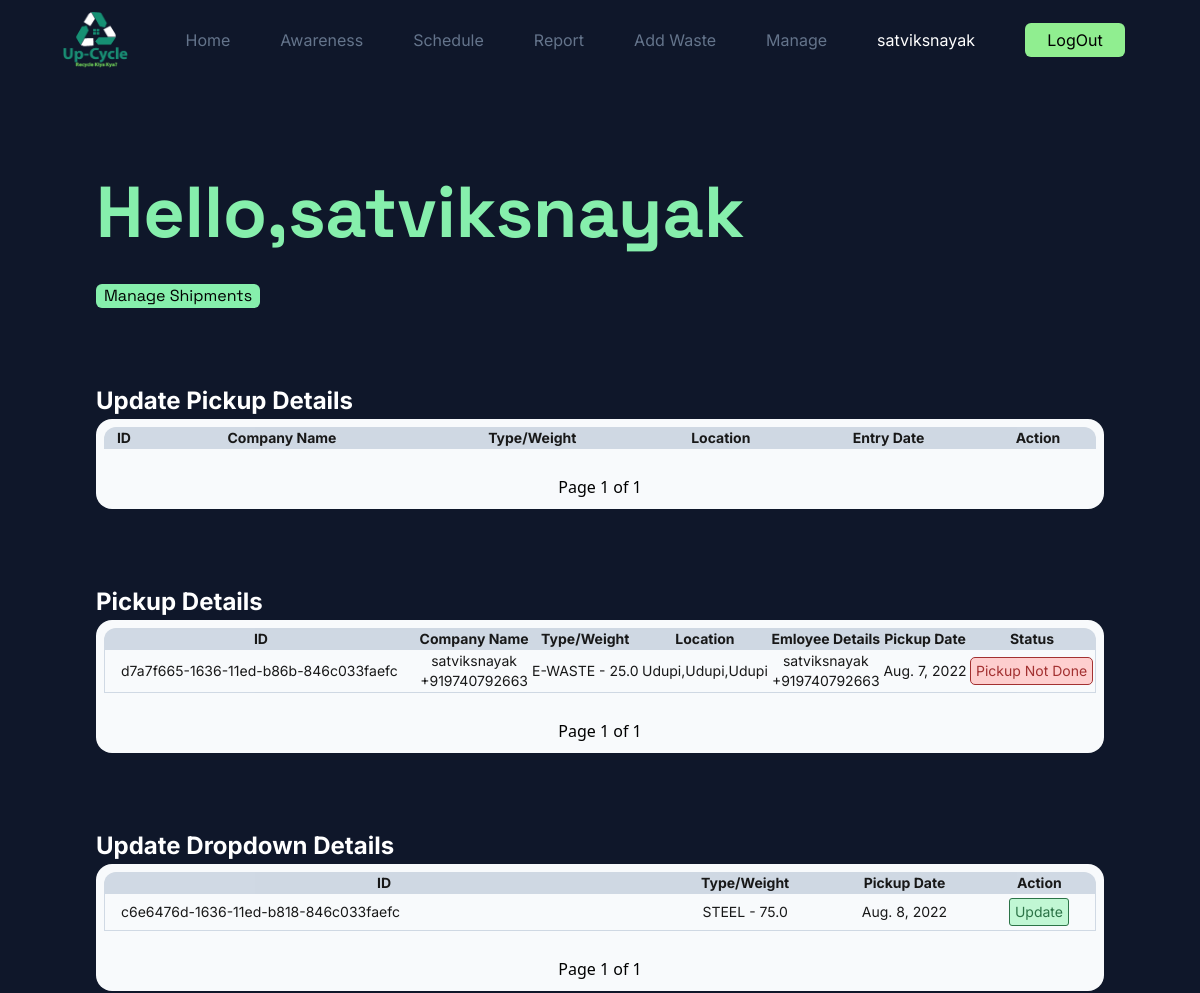
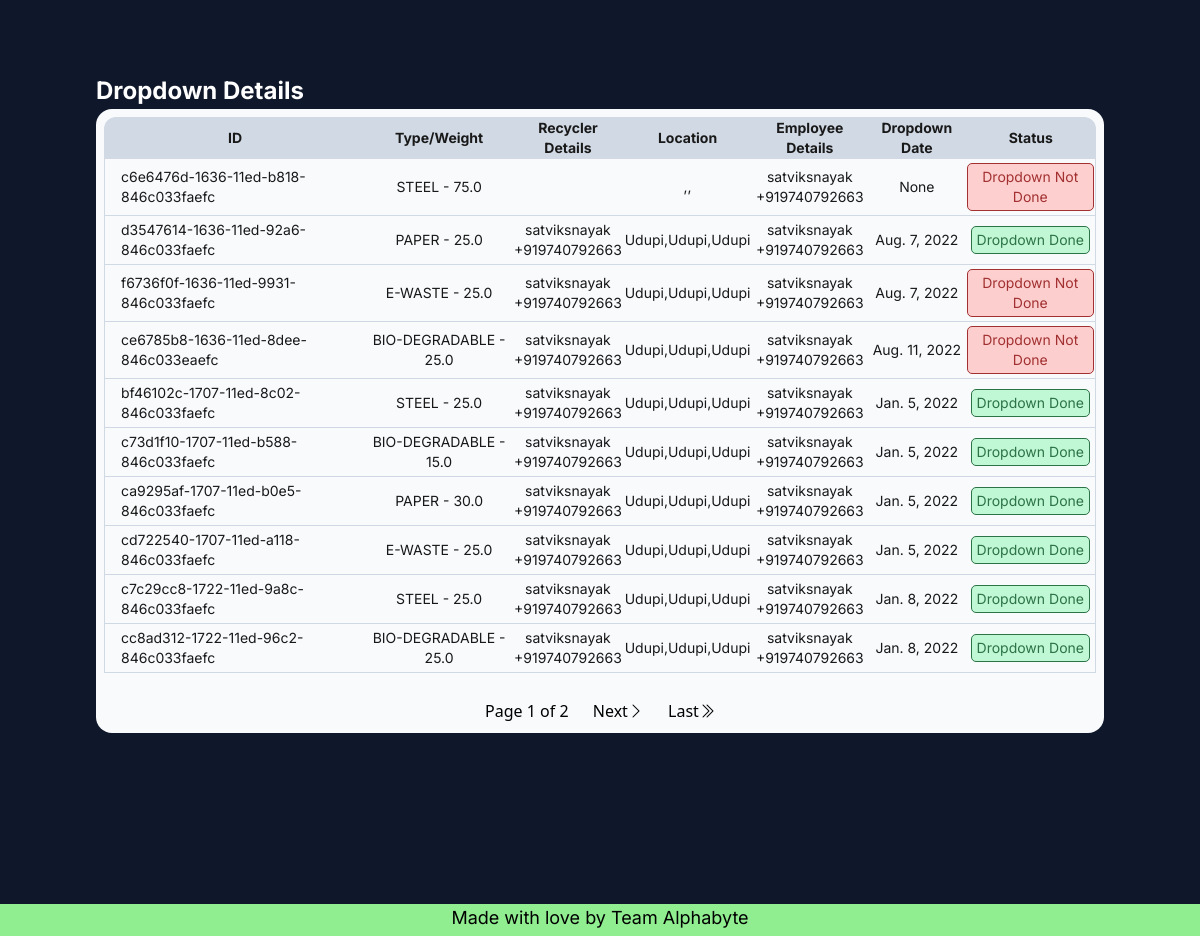
Page /manage/ (signed in) on the committed database (2 pictures, top to bottom).
### App/models.py (models this page shows, shortened)
class Profile(models.Model):
    user = models.OneToOneField(User,on_delete=models.CASCADE,null=True)
    name = models.CharField(max_length=50)
    about = models.TextField(blank=True,null=True)
    profile_pic = models.ImageField(default='avatar.png',upload_to='Profile')
    location = models.CharField(max_length=50,blank=True,null=True)
    street = models.CharField(max_length=50,blank=True,null=True)
    city = models.CharField(max_length=30,blank=True,null=True)
    state = models.CharField(max_length=30,blank=True,null=True)
    phone = PhoneNumberField(blank=True,null=True)
    is_email_verified = models.BooleanField(default=False)

class Waste(models.Model):
    class Types(models.TextChoices):
        STEEL = "STEEL","Steel"
        BIODEGRADABLE = "BIO-DEGRADABLE","Bio-Degradable"
        PAPER = "PAPER","Paper"
        EWASTE = "E-WASTE","E-Waste"
    id = models.CharField(primary_key=True,unique=True,max_length=40)
    recycler = models.ForeignKey(User,on_delete=models.SET_NULL,null=True,blank=True,related_name='recycler')
    company = models.ForeignKey(User,on_delete=models.SET_NULL,null=True,blank=True,related_name='company')
    employee = models.ForeignKey(User,on_delete=models.SET_NULL,null=True,blank=True,related_name='employee')
    entry_date = models.DateField(null=True,blank=True)
    pickup_date = models.DateField(null=True,blank=True)
    dropdown_date = models.DateField(null=True,blank=True)
    weight = models.FloatField(null=True,blank=True)
    price = models.FloatField(null=True,blank=True)
    type = models.CharField(_("Types"),max_length=50,choices=Types.choices)
    pickup_done = models.BooleanField(default=False)
    dropdown_done = models.BooleanField(default=False)

### App/decorators.py (the view)
        def wrappper_func(request,*args,**kwargs):
            group = None
            if request.user.groups.exists():
                group = request.user.groups.all()[0].name
            if group in allowed_roles:
                return view_func(request,*args,**kwargs)
            else:
                return HttpResponse('You are not authorised to view this page!!')

### App/functions.py (called while the page is built)
def grouplist(user):
    groups = []
    if user.groups.exists():
        for i in range(len(user.groups.all())):
            groups.append(user.groups.all()[i].name)
    return groups

### App/templates/App/tables/manager.html (shortened to what this page needs)
<!DOCTYPE html>
<html lang="en">
<head>
</head>
{% extends 'App/base.html' %}
{%load static%}
    {% block content %}
    <div class="content bg-slate-900 p-24">
        <div class="min-w-full font-space">
            <h1 class="text-green-300 text-7xl font-bold ">Hello,{{user.profile.name}}</h1>
            <div class="my-9 w-fit bg-green-300 px-2 rounded-md">Manage Shipments</div>
        </div>
        <h3 class="text-white text-[1.5rem] font-inter font-bold mt-[75px]">Update Pickup Details</h3>
        <div class="Table min-w-1/2 p-2 bg-slate-50 rounded-2xl overflow-auto mb-[75px]">
            <table class="relative border-separate border-spacing-0 table-auto min-w-full bg-slate-50 text-sm opacity-90 text-center font-inter">
                <thead class="bg-slate-300">
                    <tr>
                        <th class="rounded-tl-xl">ID</th>
                        <th>Company Name</th>
                        <th>Type/Weight</th>
                        <th>Location</th>
                        <th>Entry Date</th>
                        <th class="rounded-tr-xl">Action</th>
                    </tr>
                </thead>
            </table>
            <div class="w-full text-[1 rem] h-5 my-4 text-center">
                <button class="p-[5px] m-[5px]" type="button">Page {{update_pickup.number}} of {{update_pickup.paginator.num_pages}}</button>
            </div>
        </div>
        <h3 class="text-white text-[1.5rem] font-inter font-bold">Pickup Details</h3>
        <div class="Table min-w-1/2 p-2 bg-slate-50 rounded-2xl overflow-auto mb-[75px]">
            <table class="relative border-separate border-spacing-0 table-auto min-w-full bg-slate-50 text-sm opacity-90 text-center font-inter">
                <thead class="bg-slate-300">
                    <tr>
                        <th class="rounded-tl-xl">ID</th>
                        <th>Company Name</th>
                        <th>Type/Weight</th>
                        <th>Location</th>
                        <th>Emloyee Details</th>
                        <th>Pickup Date</th>
                        <th class="rounded-tr-xl">Status</th>
                    </tr>
                </thead>
                <tbody>
                    {% for waste in pickup %}
                    <tr>
                        <td class="text-left px-4 py-1 border-b border-slate-300 border-l">{{waste.id}}</td>
                        <td class="border-b border-slate-300">{{waste.company.profile.name}}<br>{{waste.company.profile.phone}}</td>
                        <td class="border-b border-slate-300">{{waste.type}} - {{waste.weight}}</td>
                        <td class="border-b border-slate-300">{{waste.company.profile.location}},{{waste.company.profile.street}},{{waste.company.profile.city}}</td>
                        <td class="border-b border-slate-300">{{waste.employee.profile.name}}<br>{{waste.employee.profile.phone}}</td>
                        <td class="border-b border-slate-300">{{waste.pickup_date}}</td>
                        <td class="border-b border-slate-300 border-r">
                            {% if waste.pickup_done %}
                            <button type="button" class="px-[5px] py-[3px] my-[3px] rounded-[5px] bg-green-200 text-green-800 border-[1px] border-green-800">Pickup Done</button>
                            {% else %}
                            <button type="button" class="px-[5px] py-[3px] my-[3px] rounded-[5px] bg-red-200 text-red-800 border-[1px] border-red-800">Pickup Not Done</button>
                            {% endif %}
                        </td>
                    </tr>
                    {% endfor %}
                </tbody>
            </table>
            <div class="w-full text-[1 rem] h-5 my-4 text-center">
                <button class="p-[5px] m-[5px]" type="button">Page {{pickup.number}} of {{pickup.paginator.num_pages}}</button>
            </div>
        </div>
        <h3 class="text-white text-[1.5rem] font-inter font-bold">Update Dropdown Details</h3>
        <div class="Table min-w-1/2 p-2 bg-slate-50 rounded-2xl overflow-auto mb-[75px]">
            <table class="relative border-separate border-spacing-0 table-auto min-w-full bg-slate-50 text-sm opacity-90 text-center font-inter">
                <thead class="bg-slate-300">
                    <tr>
                        <th class="rounded-tl-xl">ID</th>
                        <th>Type/Weight</th>
                        <th>Pickup Date</th>
                        <th class="rounded-tr-xl">Action</th>
                    </tr>
                </thead>
                <tbody>
                    {% for waste in update_dropdown %}
                    <tr>
                        <td class="text-left px-4 py-1 border-b border-slate-300 border-l">{{waste.id}}</td>
                        <td class="border-b border-slate-300">{{waste.type}} - {{waste.weight}}</td>
                        <td class="border-b border-slate-300">{{waste.pickup_date}}</td>
                        <td class="border-b border-slate-300 border-r"><form action="" method="POST">{% csrf_token %}<input type="text" name="id" id="id_id" value="{{waste.id}}" hidden><button type="submit" class="px-[5px] py-[3px] my-[3px] bg-green-200 border-green-800 text-green-800 border-[1px] rounded-[3px]">Update</button></form></td>
                    </tr>
                    {% endfor %}
                </tbody>
            </table>
            <div class="w-full text-[1 rem] h-5 my-4 text-center">
                <button class="p-[5px] m-[5px]" type="button">Page {{update_dropdown.number}} of {{update_dropdown.paginator.num_pages}}</button>
            </div>
        </div>
        <h3 class="text-white text-[1.5rem] font-inter font-bold">Dropdown Details</h3>
        <div class="Table min-w-1/2 p-2 bg-slate-50 rounded-2xl overflow-auto mb-[75px]">
            <table class="relative border-separate border-spacing-0 table-auto min-w-full bg-slate-50 text-sm opacity-90 text-center font-inter">
                <thead class="bg-slate-300">
                    <tr>
                        <th class="rounded-tl-xl">ID</th>
                        <th>Type/Weight</th>
                        <th>Recycler Details</th>
                        <th>Location</th>
                        <th>Employee Details</th>
                        <th>Dropdown Date</th>
                        <th class="rounded-tr-xl">Status</th>
                    </tr>
                </thead>
                <tbody>
                    {% for waste in dropdown %}
                    <tr>
                        <td class="text-left px-4 py-1 border-b border-slate-300 border-l">{{waste.id}}</td>
                        <td class="border-b border-slate-300">{{waste.type}} - {{waste.weight}}</td>
                        <td class="border-b border-slate-300">{{waste.recycler.profile.name}}<br>{{waste.recycler.profile.phone}}</td>
                        <td class="border-b border-slate-300">{{waste.recycler.profile.location}},{{waste.recycler.profile.street}},{{waste.recycler.profile.city}}</td>
                        <td class="border-b border-slate-300">{{waste.employee.profile.name}}<br>{{waste.employee.profile.phone}}</td>
                        <td class="border-b border-slate-300">{{waste.dropdown_date}}</td>
                        <td class="border-b border-slate-300 border-r">
                            {% if waste.dropdown_done %}
                            <button type="button" class="px-[5px] py-[3px] my-[3px] rounded-[5px] bg-green-200 text-green-800 border-[1px] border-green-800">Dropdown Done</button>
                            {% else %}
                            <button type="button" class="px-[5px] py-[3px] my-[3px] rounded-[5px] bg-red-200 text-red-800 border-[1px] border-red-800">Dropdown Not Done</button>
                            {% endif %}
                        </td>
                    </tr>
                    {% endfor %}
                </tbody>
            </table>
            <div class="w-full text-[1 rem] h-5 my-4 text-center">
                <button class="p-[5px] m-[5px]" type="button">Page {{dropdown.number}} of {{dropdown.paginator.num_pages}}</button>
                {% if dropdown.has_next %}
                <button class="p-[5px] m-[5px]" type="button"><a href="?page4={{wastes.next_page_number}}">Next<i class="bi bi-chevron-right"></i></a></button>
                <button class="p-[5px] m-[5px]" type="button"><a href="?page4={{wastes.paginator.num_pages}}">Last<i class="bi bi-chevron-double-right"></i></a></button>
                {% endif %}
            </div>
        </div>
    </div>
    {% endblock %}

### App/templates/App/base.html (shortened to what this page needs)
{% load static %}
<!DOCTYPE html>
<html lang="en">
<head>
    <link rel="stylesheet" href="{% static '/CSS/base.css' %}">
    <link rel="stylesheet" href="https://cdn.jsdelivr.net/npm/bootstrap-icons@1.8.3/font/bootstrap-icons.css">
    <script src="https://cdn.tailwindcss.com"></script>
</head>
<body>
  <nav class="flex h-[5rem] w-full z-[910] sticky top-0 bg-slate-900 text-white font-inter">
    <div class="my-auto px-[50px] justify-between flex align-center w-full">
        <a href="" class="text-lg my-auto"><img src="{% static '/IMGS/logo.png' %}" class="h-[5rem]" alt="" height="50" width="90" style="padding:12px"></a>
        <ul class="toggle transition ease-in-out duration-[1s] md:w-auto w-[150px] flex flex-col fixed right-0 top-[5rem] h-screen md:h-auto md:static md:flex-row bg-slate-900 md:translate-x-0 md:transition-none translate-x-[150px]">
            <li class="md:mx-[25px] mx-auto my-[15px] md:my-auto"><a class="text-slate-500  hover:text-white transition-all ease-in-out delay-200" href="/">Home</a></li>
            <li class="md:mx-[25px] mx-auto my-[15px] md:my-auto"><a class="text-slate-500 hover:text-white transition-all ease-in-out delay-200" href="/awareness/">Awareness</a></li>
            {% if user.is_authenticated %}
            {% if 'Recycler' in groups %}
            <li class="md:mx-[25px] mx-auto my-[15px] md:my-auto"><a class="text-slate-500 hover:text-white transition-all ease-in-out delay-200" href="/schedule/">Schedule</a></li>
            {% endif %}
            {% if 'Employee' in groups %}
            <li class="md:mx-[25px] mx-auto my-[15px] md:my-auto"><a class="text-slate-500 hover:text-white transition-all ease-in-out delay-200" href="/report/">Report</a></li>
            {% endif %}
            {% if 'Company' in groups %}
            <li class="md:mx-[25px] mx-auto my-[15px] md:my-auto"><a class="text-slate-500 hover:text-white transition-all ease-in-out delay-200" href="/addWaste/">Add Waste</a></li>
            {% endif %}
            {% if 'Manager' in groups %}
            <li class="md:mx-[25px] mx-auto my-[15px] md:my-auto"><a class="text-slate-500 hover:text-white transition-all ease-in-out delay-200" href="/manage/">Manage</a></li>
            {% endif %}
            <li class="md:mx-[25px] mx-auto my-[15px] md:my-auto"><a class="text-white" href="/User/Profile/">{{user.username}}</a></li>
            <li class="md:mx-[25px] mx-auto my-[15px] md:my-auto"><a href="/logout/"><button class="w-[100px] p-[5px] bg-lightgreen rounded-md text-black" type="button">LogOut</button></a></li>
            {% endif %}
        </ul>
    </div>
  </nav>
    {% block content %}
    {% endblock %}
<footer class="align-center font-inter justify-center bg-lightgreen absolute text-black text-lg flex w-full h-[2rem] z-[900]">
  <h4 class="">Made with love by Team Alphabyte</h4>
</footer>
</body>
</html>

### rows in the picture
Waste: id "d7a7f665-1636-11ed-b86b-846c033faefc", company.profile.name "satviksnayak", company.profile.phone "+919740792663", type "E-WASTE", weight "25.0", company.profile.location "Udupi", company.profile.street "Udupi", company.profile.city "Udupi", employee.profile.name "satviksnayak", employee.profile.phone "+919740792663", pickup_date "Aug. 7, 2022", pickup_done "Pickup Not Done"
Waste: id "c6e6476d-1636-11ed-b818-846c033faefc", type "STEEL", weight "75.0", pickup_date "Aug. 8, 2022", employee.profile.name "satviksnayak", employee.profile.phone "+919740792663", dropdown_date "None", dropdown_done "Dropdown Not Done"
Waste: id "d3547614-1636-11ed-92a6-846c033faefc", type "PAPER", weight "25.0", recycler.profile.name "satviksnayak", recycler.profile.phone "+919740792663", recycler.profile.location "Udupi", recycler.profile.street "Udupi", recycler.profile.city "Udupi", employee.profile.name "satviksnayak", employee.profile.phone "+919740792663", dropdown_date "Aug. 7, 2022", dropdown_done "Dropdown Done"
Waste: id "f6736f0f-1636-11ed-9931-846c033faefc", type "E-WASTE", weight "25.0", recycler.profile.name "satviksnayak", recycler.profile.phone "+919740792663", recycler.profile.location "Udupi", recycler.profile.street "Udupi", recycler.profile.city "Udupi", employee.profile.name "satviksnayak", employee.profile.phone "+919740792663", dropdown_date "Aug. 7, 2022", dropdown_done "Dropdown Not Done"
Waste: id "ce6785b8-1636-11ed-8dee-846c033eaefc", type "BIO-DEGRADABLE", weight "25.0", recycler.profile.name "satviksnayak", recycler.profile.phone "+919740792663", recycler.profile.location "Udupi", recycler.profile.street "Udupi", recycler.profile.city "Udupi", employee.profile.name "satviksnayak", employee.profile.phone "+919740792663", dropdown_date "Aug. 11, 2022", dropdown_done "Dropdown Not Done"
Waste: id "bf46102c-1707-11ed-8c02-846c033faefc", type "STEEL", weight "25.0", recycler.profile.name "satviksnayak", recycler.profile.phone "+919740792663", recycler.profile.location "Udupi", recycler.profile.street "Udupi", recycler.profile.city "Udupi", employee.profile.name "satviksnayak", employee.profile.phone "+919740792663", dropdown_date "Jan. 5, 2022", dropdown_done "Dropdown Done"
Waste: id "c73d1f10-1707-11ed-b588-846c033faefc", type "BIO-DEGRADABLE", weight "15.0", recycler.profile.name "satviksnayak", recycler.profile.phone "+919740792663", recycler.profile.location "Udupi", recycler.profile.street "Udupi", recycler.profile.city "Udupi", employee.profile.name "satviksnayak", employee.profile.phone "+919740792663", dropdown_date "Jan. 5, 2022", dropdown_done "Dropdown Done"
Waste: id "ca9295af-1707-11ed-b0e5-846c033faefc", type "PAPER", weight "30.0", recycler.profile.name "satviksnayak", recycler.profile.phone "+919740792663", recycler.profile.location "Udupi", recycler.profile.street "Udupi", recycler.profile.city "Udupi", employee.profile.name "satviksnayak", employee.profile.phone "+919740792663", dropdown_date "Jan. 5, 2022", dropdown_done "Dropdown Done"
Waste: id "cd722540-1707-11ed-a118-846c033faefc", type "E-WASTE", weight "25.0", recycler.profile.name "satviksnayak", recycler.profile.phone "+919740792663", recycler.profile.location "Udupi", recycler.profile.street "Udupi", recycler.profile.city "Udupi", employee.profile.name "satviksnayak", employee.profile.phone "+919740792663", dropdown_date "Jan. 5, 2022", dropdown_done "Dropdown Done"
Waste: id "c7c29cc8-1722-11ed-9a8c-846c033faefc", type "STEEL", weight "25.0", recycler.profile.name "satviksnayak", recycler.profile.phone "+919740792663", recycler.profile.location "Udupi", recycler.profile.street "Udupi", recycler.profile.city "Udupi", employee.profile.name "satviksnayak", employee.profile.phone "+919740792663", dropdown_date "Jan. 8, 2022", dropdown_done "Dropdown Done"
Waste: id "cc8ad312-1722-11ed-96c2-846c033faefc", type "BIO-DEGRADABLE", weight "25.0", recycler.profile.name "satviksnayak", recycler.profile.phone "+919740792663", recycler.profile.location "Udupi", recycler.profile.street "Udupi", recycler.profile.city "Udupi", employee.profile.name "satviksnayak", employee.profile.phone "+919740792663", dropdown_date "Jan. 8, 2022", dropdown_done "Dropdown Done"

### other values in the picture
{{ user.username }} "satviksnayak"
{{ user.profile.name }} "satviksnayak"
{{ update_pickup.number }} "1"
{{ update_pickup.paginator.num_pages }} "1"
{{ pickup.number }} "1"
{{ pickup.paginator.num_pages }} "1"
{{ update_dropdown.number }} "1"
{{ update_dropdown.paginator.num_pages }} "1"
{{ dropdown.number }} "1"
{{ dropdown.paginator.num_pages }} "2"
